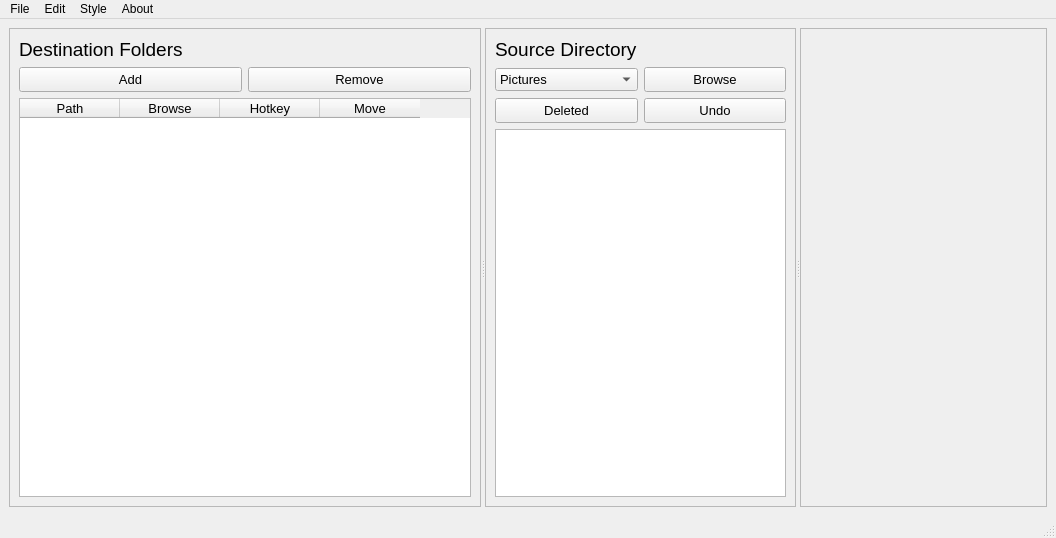
<?xml version="1.0" encoding="UTF-8"?>
<ui version="4.0">
 <class>MainWindow</class>
 <widget class="QMainWindow" name="MainWindow">
  <property name="geometry">
   <rect>
    <x>0</x>
    <y>0</y>
    <width>1056</width>
    <height>538</height>
   </rect>
  </property>
  <property name="windowTitle">
   <string>MainWindow</string>
  </property>
  <property name="styleSheet">
   <string notr="true"/>
  </property>
  <widget class="QWidget" name="centralwidget">
   <layout class="QHBoxLayout" name="horizontalLayout_2">
    <item>
     <widget class="QSplitter" name="splitter">
      <property name="orientation">
       <enum>Qt::Horizontal</enum>
      </property>
      <widget class="QFrame" name="frame">
       <property name="sizePolicy">
        <sizepolicy hsizetype="Expanding" vsizetype="Preferred">
         <horstretch>0</horstretch>
         <verstretch>0</verstretch>
        </sizepolicy>
       </property>
       <property name="frameShape">
        <enum>QFrame::StyledPanel</enum>
       </property>
       <property name="frameShadow">
        <enum>QFrame::Raised</enum>
       </property>
       <layout class="QGridLayout" name="gridLayout_2">
        <item row="2" column="1">
         <widget class="QPushButton" name="removeDest">
          <property name="minimumSize">
           <size>
            <width>0</width>
            <height>25</height>
           </size>
          </property>
          <property name="font">
           <font>
            <family>Helvetica</family>
            <pointsize>10</pointsize>
           </font>
          </property>
          <property name="statusTip">
           <string>Nani</string>
          </property>
          <property name="text">
           <string>Remove</string>
          </property>
         </widget>
        </item>
        <item row="4" column="0" colspan="2">
         <widget class="QTableWidget" name="tableWidget">
          <property name="minimumSize">
           <size>
            <width>400</width>
            <height>0</height>
           </size>
          </property>
          <property name="font">
           <font>
            <family>Helvetica</family>
            <pointsize>10</pointsize>
           </font>
          </property>
          <property name="statusTip">
           <string>You can drag the edge of this section to close it</string>
          </property>
          <column>
           <property name="text">
            <string>Path</string>
           </property>
          </column>
          <column>
           <property name="text">
            <string>Browse</string>
           </property>
          </column>
          <column>
           <property name="text">
            <string>Hotkey</string>
           </property>
          </column>
          <column>
           <property name="text">
            <string>Move</string>
           </property>
          </column>
         </widget>
        </item>
        <item row="0" column="1">
         <widget class="QLabel" name="label_2">
          <property name="text">
           <string/>
          </property>
         </widget>
        </item>
        <item row="0" column="0">
         <widget class="QLabel" name="label">
          <property name="font">
           <font>
            <family>Helvetica</family>
            <pointsize>14</pointsize>
           </font>
          </property>
          <property name="text">
           <string>Destination Folders</string>
          </property>
         </widget>
        </item>
        <item row="2" column="0">
         <widget class="QPushButton" name="addDest">
          <property name="minimumSize">
           <size>
            <width>197</width>
            <height>25</height>
           </size>
          </property>
          <property name="font">
           <font>
            <family>Helvetica</family>
            <pointsize>10</pointsize>
            <stylestrategy>PreferDefault</stylestrategy>
           </font>
          </property>
          <property name="statusTip">
           <string>Just be gentle okay?</string>
          </property>
          <property name="whatsThis">
           <string/>
          </property>
          <property name="text">
           <string>Add</string>
          </property>
         </widget>
        </item>
       </layout>
      </widget>
      <widget class="QFrame" name="frame_2">
       <property name="sizePolicy">
        <sizepolicy hsizetype="Expanding" vsizetype="Preferred">
         <horstretch>0</horstretch>
         <verstretch>0</verstretch>
        </sizepolicy>
       </property>
       <property name="frameShape">
        <enum>QFrame::StyledPanel</enum>
       </property>
       <property name="frameShadow">
        <enum>QFrame::Raised</enum>
       </property>
       <layout class="QGridLayout" name="gridLayout">
        <item row="2" column="1">
         <widget class="QPushButton" name="browseBtn">
          <property name="minimumSize">
           <size>
            <width>0</width>
            <height>25</height>
           </size>
          </property>
          <property name="font">
           <font>
            <family>Helvetica</family>
            <pointsize>10</pointsize>
           </font>
          </property>
          <property name="statusTip">
           <string>Select that &quot;homework&quot; folder </string>
          </property>
          <property name="whatsThis">
           <string/>
          </property>
          <property name="text">
           <string>Browse</string>
          </property>
         </widget>
        </item>
        <item row="3" column="1">
         <widget class="QPushButton" name="unmoveBtn">
          <property name="minimumSize">
           <size>
            <width>0</width>
            <height>25</height>
           </size>
          </property>
          <property name="font">
           <font>
            <family>Helvetica</family>
            <pointsize>10</pointsize>
           </font>
          </property>
          <property name="statusTip">
           <string>Select that &quot;homework&quot; folder </string>
          </property>
          <property name="whatsThis">
           <string/>
          </property>
          <property name="text">
           <string>Undo</string>
          </property>
         </widget>
        </item>
        <item row="3" column="0">
         <widget class="QPushButton" name="checkDeletedBtn">
          <property name="minimumSize">
           <size>
            <width>0</width>
            <height>25</height>
           </size>
          </property>
          <property name="font">
           <font>
            <family>Helvetica</family>
            <pointsize>10</pointsize>
           </font>
          </property>
          <property name="statusTip">
           <string>Select that &quot;homework&quot; folder </string>
          </property>
          <property name="whatsThis">
           <string/>
          </property>
          <property name="text">
           <string>Deleted</string>
          </property>
         </widget>
        </item>
        <item row="5" column="0" colspan="2">
         <widget class="QTreeView" name="treeView">
          <property name="minimumSize">
           <size>
            <width>250</width>
            <height>0</height>
           </size>
          </property>
          <property name="font">
           <font>
            <family>Helvetica</family>
            <pointsize>10</pointsize>
           </font>
          </property>
          <property name="statusTip">
           <string>I promise not to tell anyone</string>
          </property>
         </widget>
        </item>
        <item row="2" column="0">
         <widget class="QComboBox" name="comboMode">
          <property name="font">
           <font>
            <family>Helvetica</family>
            <pointsize>10</pointsize>
           </font>
          </property>
          <item>
           <property name="text">
            <string>Pictures</string>
           </property>
          </item>
          <item>
           <property name="text">
            <string>Files</string>
           </property>
          </item>
         </widget>
        </item>
        <item row="1" column="0">
         <widget class="QLabel" name="label_4">
          <property name="font">
           <font>
            <family>Helvetica</family>
            <pointsize>14</pointsize>
           </font>
          </property>
          <property name="text">
           <string>Source Directory</string>
          </property>
         </widget>
        </item>
       </layout>
      </widget>
      <widget class="QFrame" name="frame_3">
       <property name="sizePolicy">
        <sizepolicy hsizetype="Expanding" vsizetype="Expanding">
         <horstretch>0</horstretch>
         <verstretch>0</verstretch>
        </sizepolicy>
       </property>
       <property name="frameShape">
        <enum>QFrame::StyledPanel</enum>
       </property>
       <property name="frameShadow">
        <enum>QFrame::Raised</enum>
       </property>
       <layout class="QHBoxLayout" name="horizontalLayout">
        <item>
         <widget class="QLabel" name="imageLabel">
          <property name="sizePolicy">
           <sizepolicy hsizetype="Expanding" vsizetype="Expanding">
            <horstretch>0</horstretch>
            <verstretch>0</verstretch>
           </sizepolicy>
          </property>
          <property name="minimumSize">
           <size>
            <width>200</width>
            <height>200</height>
           </size>
          </property>
          <property name="maximumSize">
           <size>
            <width>1280</width>
            <height>720</height>
           </size>
          </property>
          <property name="statusTip">
           <string>Inazuma god</string>
          </property>
          <property name="text">
           <string/>
          </property>
          <property name="pixmap">
           <pixmap resource="icons.qrc">:/icons/icons/file-chan-border.png</pixmap>
          </property>
          <property name="scaledContents">
           <bool>false</bool>
          </property>
          <property name="alignment">
           <set>Qt::AlignCenter</set>
          </property>
         </widget>
        </item>
       </layout>
      </widget>
     </widget>
    </item>
   </layout>
  </widget>
  <widget class="QMenuBar" name="menubar">
   <property name="geometry">
    <rect>
     <x>0</x>
     <y>0</y>
     <width>1056</width>
     <height>21</height>
    </rect>
   </property>
   <widget class="QMenu" name="menuFile">
    <property name="title">
     <string>File</string>
    </property>
    <addaction name="actionSave_Preset"/>
    <addaction name="actionLoad_Preset"/>
   </widget>
   <widget class="QMenu" name="menuAbout">
    <property name="title">
     <string>About</string>
    </property>
    <addaction name="actionAbout"/>
   </widget>
   <widget class="QMenu" name="menuEdit">
    <property name="title">
     <string>Edit</string>
    </property>
    <addaction name="actionClear_Delete_Folder"/>
    <addaction name="actionRemove_Duplicates"/>
    <addaction name="actionRemove_Duplicates_Recursively"/>
   </widget>
   <widget class="QMenu" name="menuStyle">
    <property name="title">
     <string>Style</string>
    </property>
    <addaction name="actionDark"/>
    <addaction name="actionLight"/>
    <addaction name="actionOrange"/>
    <addaction name="actionFancy"/>
   </widget>
   <addaction name="menuFile"/>
   <addaction name="menuEdit"/>
   <addaction name="menuStyle"/>
   <addaction name="menuAbout"/>
  </widget>
  <widget class="QStatusBar" name="statusbar"/>
  <action name="actionSave_Preset">
   <property name="text">
    <string>Save Preset</string>
   </property>
  </action>
  <action name="actionLoad_Preset">
   <property name="text">
    <string>Load Preset</string>
   </property>
  </action>
  <action name="actionAbout">
   <property name="text">
    <string>About</string>
   </property>
  </action>
  <action name="actionClear_Delete_Folder">
   <property name="text">
    <string>Clear Delete Folder</string>
   </property>
  </action>
  <action name="actionLight">
   <property name="text">
    <string>Light</string>
   </property>
  </action>
  <action name="actionFancy">
   <property name="text">
    <string>Fancy</string>
   </property>
  </action>
  <action name="actionOrange">
   <property name="text">
    <string>Orange</string>
   </property>
  </action>
  <action name="actionDark">
   <property name="text">
    <string>Dark</string>
   </property>
  </action>
  <action name="actionRemove_Duplicates">
   <property name="text">
    <string>Remove Source Duplicates</string>
   </property>
  </action>
  <action name="actionRemove_Duplicates_Recursively">
   <property name="text">
    <string>Remove Duplicates Recursively</string>
   </property>
  </action>
 </widget>
 <resources>
  <include location="icons.qrc"/>
 </resources>
 <connections/>
</ui>
